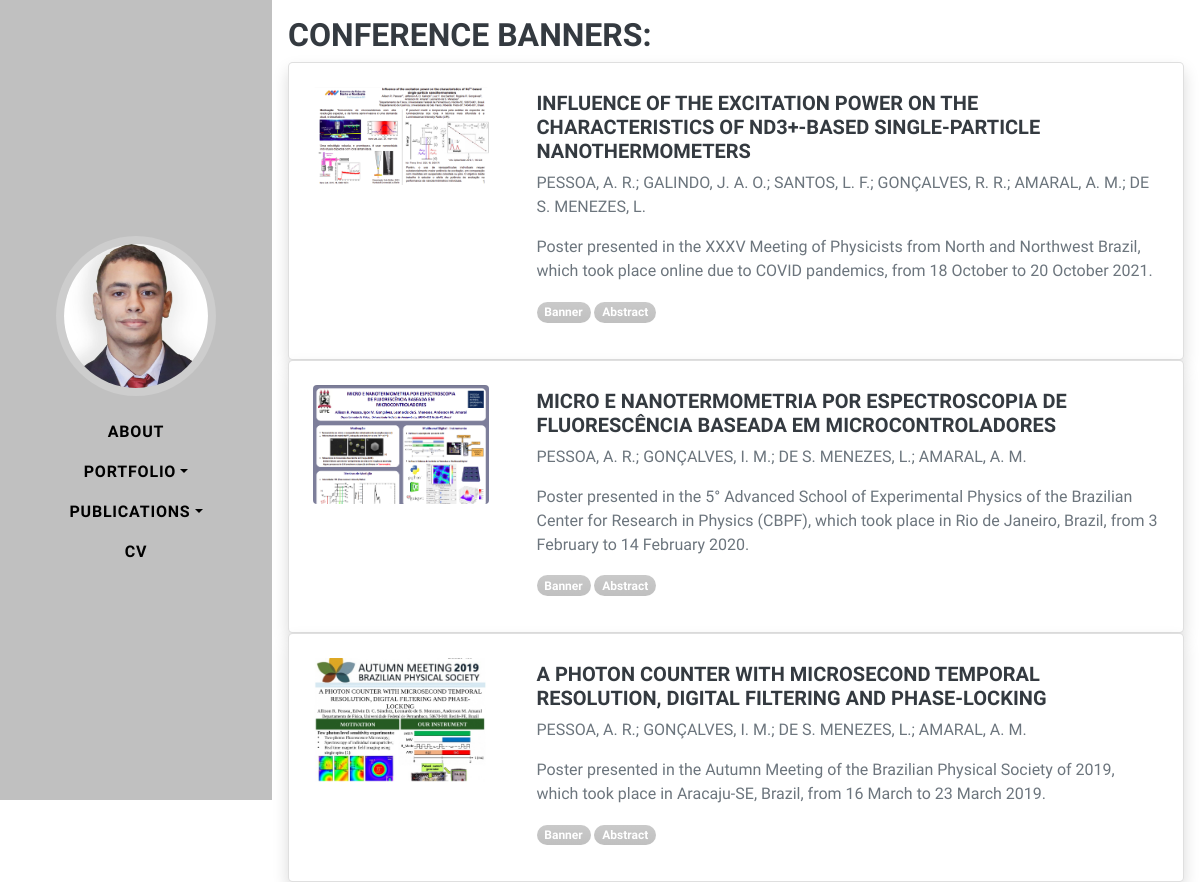
/pub-banners/, run on the app's committed database.
### base/models.py (models this page shows, shortened)
class Publication(models.Model):
    title = models.CharField(max_length=500)
    author = models.CharField(max_length=500)
    year = models.PositiveSmallIntegerField()
    cover_image = models.ImageField(upload_to='images/')
    link_url = models.URLField()
    month = models.PositiveSmallIntegerField(null=True, blank=True)
    note = models.TextField(null=True, blank=True)
    class Meta:
        ordering = ["year"]

class Banner(Publication):
    event_name = models.CharField(max_length=100)
    description = models.TextField(max_length=500)
    event_abbr = models.CharField(max_length=50, null=True, blank=True)
    presentation_date = models.DateField(null=True, blank=True)
    abstract = models.TextField(max_length=500, null=True, blank=True)
    link_abstract = models.URLField(null=True, blank=True)

class Publication(models.Model):
    title = models.CharField(max_length=500)
    author = models.CharField(max_length=500)
    year = models.PositiveSmallIntegerField()
    cover_image = models.ImageField(upload_to='images/')
    link_url = models.URLField()
    month = models.PositiveSmallIntegerField(null=True, blank=True)
    note = models.TextField(null=True, blank=True)
    class Meta:
        ordering = ["year"]

### base/views.py (the view)
# urls.py: path("pub-banners/", views.banners, name="pub-banners"),
def banners(request):
    banners = Banner.objects.all().order_by('-year')
    context = {'banners': banners}
    return render(request, 'pub-banners.html', context)

### templates/pub-banners.html
{% extends 'main.html' %}
{% load static %}
{% block content %}
<div class="mt-3 mx-3">
    <h3> Conference Banners:</h3>
    {% for banner in banners %}
    <div class='card border-1 shadow rounded-3 overflow-hidden'>
        <div class='card-body p-0'>
            <div class='row gx-0'>
              <div class='py-lg-4 px-lg-4 col-xl-3'><img class='img-fluid rounded' src='{{banner.cover_image.url}}' alt='Paper cover' /></div>
                <div class='col-lg-6 col-xl-9 py-lg-1'>
                    <div class='p-3 p-md-4'>
                        <div class='h5 fw-bolder'>{{banner.title}}</div>
                        <p>{{banner.author}}</p>
                        <div><p>{{banner.description}}</p>
                        <a href='{{banner.link_url}}'><div class='badge bg-primary bg-gradient rounded-pill mb-2'>Banner</div></a>
                        <a href='{{banner.link_abstract}}'><div class='badge bg-primary bg-gradient rounded-pill mb-2'>Abstract</div></a>
                        </div>
                    </div>
                </div>
            </div>
        </div>
    </div>
    {% endfor %}
</div>
{% endblock content %}

### data on the page
Banner: cover_image (picture), title "INFLUENCE OF THE EXCITATION POWER ON THE CHARACTERISTICS OF ND3+-BASED SINGLE-PARTICLE NANOTHERMOMETERS", author "PESSOA, A. R.; GALINDO, J. A. O.; SANTOS, L. F.; GONÇALVES, R. R.; AMARAL, A. M.; DE S. MENEZES, L.", description "Poster presented in the XXXV Meeting of Physicists from North and Northwest Brazil, which took place online due to COVID pandemics, from 18 October to 20 October 2021."
Banner: cover_image (picture), title "MICRO E NANOTERMOMETRIA POR ESPECTROSCOPIA DE FLUORESCÊNCIA BASEADA EM MICROCONTROLADORES", author "PESSOA, A. R.; GONÇALVES, I. M.; DE S. MENEZES, L.; AMARAL, A. M.", description "Poster presented in the 5° Advanced School of Experimental Physics of the Brazilian Center for Research in Physics (CBPF), which took place in Rio de Janeiro, Brazil, from 3 February to 14 February 2020."
Banner: cover_image (picture), title "A PHOTON COUNTER WITH MICROSECOND TEMPORAL RESOLUTION, DIGITAL FILTERING AND PHASE-LOCKING", author "PESSOA, A. R.; GONÇALVES, I. M.; DE S. MENEZES, L.; AMARAL, A. M.", description "Poster presented in the Autumn Meeting of the Brazilian Physical Society of 2019, which took place in Aracaju-SE, Brazil, from 16 March to 23 March 2019."
